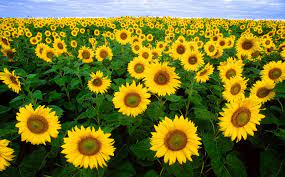
#> input picture 7thSemLab/DIP/images/flower1.jpeg, 285 x 177 px
$ jupyter execute Q1.ipynb
#> lines starting #> are read from the running program, lines starting #| are printed output that depends on the picture; after the words box and inside, x2 and y2 are one past the last pixel; in counts of white or black regions, pixels touching at a corner belong together
[cell 1]
from PIL import Image, ImageOps

[cell 2]
def display_negative(path):
#> called with path = './images/flower1.jpeg'
    img = Image.open(path)
#> img is the input picture: PIL image 285x177 RGB; mean R, G, B 116.1, 115.1, 38.8
    print("Image")
    display(img)

    inverted_image = ImageOps.invert(img)
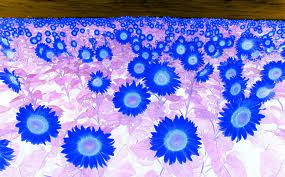
#> inverted_image: PIL image 285x177 RGB; mean R, G, B 138.9, 139.9, 216.2
    print("Inverted Image")
    display(inverted_image)

    gray_scale = ImageOps.grayscale(img)
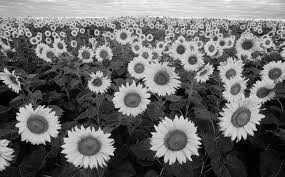
#> gray_scale: PIL image 285x177 L; min 0, max 254, mean 106.7
    print("Gray Scale Image")
    display(gray_scale)

    gray_scale_invert = ImageOps.invert(gray_scale)
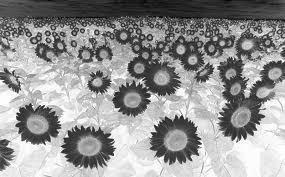
#> gray_scale_invert: PIL image 285x177 L; min 1, max 255, mean 148.3
    print("Gray Scale Invert Image")
    display(gray_scale_invert)

    binary_img = gray_scale.point(lambda p :  p > 128 and 255)
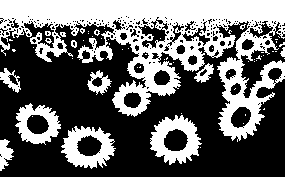
#> binary_img: PIL image 285x177 L; 40% white; 64 white regions (50 under 20 px), largest, box (x1, y1, x2, y2) and area: (0, 0, 285, 142) 15316, (150, 115, 202, 165) 1352, (61, 126, 116, 169) 1252
    display("Binary Image", binary_img)

$ run again, with 7thSemLab/DIP/images/flower2.jpeg copied over 7thSemLab/DIP/images/flower1.jpeg
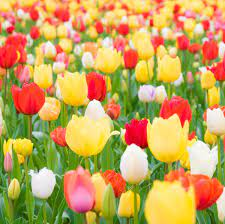
#> input picture 7thSemLab/DIP/images/flower2.jpeg, 225 x 224 px
#> in display_negative, img is the input picture: PIL image 225x224 RGB; mean R, G, B 196.9, 161.9, 89
#> in display_negative, `gray_scale_invert = ImageOps.invert(gray_scale)`:
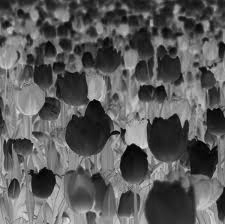
#> gray_scale_invert: PIL image 225x224 L; min 0, max 231, mean 91
#> in display_negative, `binary_img = gray_scale.point(lambda p :  p > 128 and 255)`:
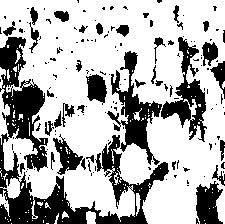
#> binary_img: PIL image 225x224 L; 69.4% white; 157 black regions (119 under 20 px), largest, box (x1, y1, x2, y2) and area: (0, 37, 169, 224) 7366, (107, 51, 162, 165) 1947, (161, 37, 207, 142) 1650

$ run again, with 7thSemLab/DIP/images/penguin.jpeg copied over 7thSemLab/DIP/images/flower1.jpeg
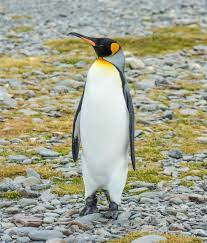
#> input picture 7thSemLab/DIP/images/penguin.jpeg, 207 x 243 px
#> in display_negative, img is the input picture: PIL image 207x243 RGB; mean R, G, B 162.1, 163.5, 141.2
#> in display_negative, `gray_scale_invert = ImageOps.invert(gray_scale)`:
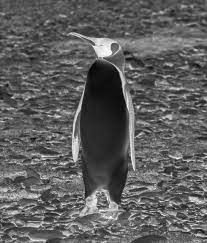
#> gray_scale_invert: PIL image 207x243 L; min 1, max 255, mean 94.5
#> in display_negative, `binary_img = gray_scale.point(lambda p :  p > 128 and 255)`:
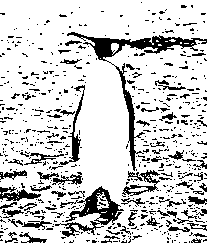
#> binary_img: PIL image 207x243 L; 81.2% white; 652 black regions (579 under 20 px), largest, box (x1, y1, x2, y2) and area: (67, 32, 207, 171) 1776, (55, 186, 124, 237) 1048, (59, 85, 85, 165) 354
